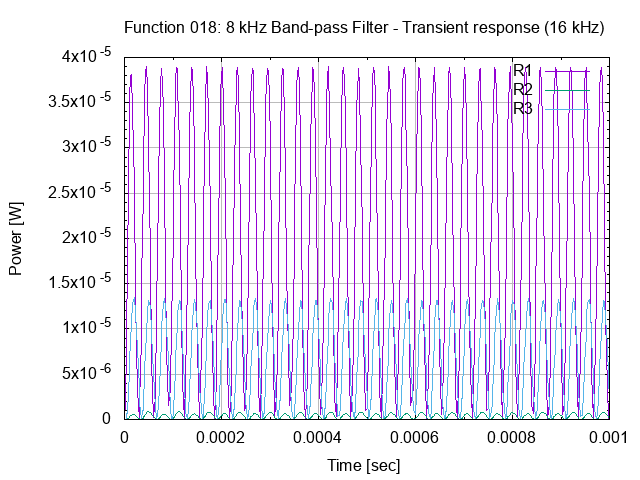

Reproduce this figure in gnuplot.
# set terminal
set term png

# set graph
set output "26.018.00.03.02.png"
set title "Function 018: 8 kHz Band-pass Filter - Transient response (16 kHz)"

# setup Y-axis
set grid ytics lt 1 lw 1 lc rgb "#bbbbbb"
set mytics
set ylabel "Power [W]"

# setup X-axis
set grid xtics lt 1 lw 1 lc rgb "#bbbbbb"
set mxtics
set xrange [0:0.001]
set xlabel "Time [sec]"

# setup plot style
set style data lines
plot '26.018.00.03.02.dat' using 1:2 title "R1", \
     '26.018.00.03.02.dat' using 1:3 title "R2", \
     '26.018.00.03.02.dat' using 1:4 title "R3"

# set output back to default
set output

# reset terminal type
set terminal pop
